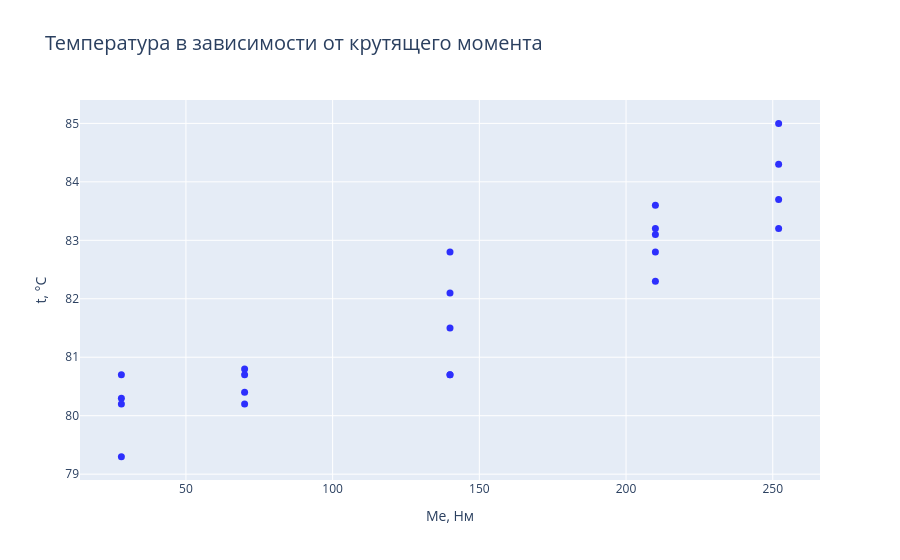

Write notebook code for a chart like this one.
### Code cell
fig = go.Figure()

fig.add_trace(
    go.Scatter(
        x=df.Me,
        y=df.tc,
        mode="markers",
        name="tc(Me)",
        marker=dict(
            color="rgba(0, 0, 255, 1)",
            size=7
        ),
        opacity=0.8
    )
)

fig.update_layout(
    title_text="Температура в зависимости от крутящего момента",
    title_font_size=20,
    xaxis_title="Me, Нм",
    yaxis_title="t, °C"
)

fig.show()

### Figure 1 — Plotly figure (JSON) as saved in the notebook; plotly's stock layout.template omitted (floating-point values rounded to 4 significant figures)
{"data": [{"marker": {"color": "rgba(0, 0, 255, 1)", "size": 7}, "mode": "markers", "name": "tc(Me)", "opacity": 0.8, "type": "scatter", "x": [140, 210, 252, 28, 70, 140, 210, 252, 28, 70, 140, 210, 252, 28, 70, 140, 210, 252, 28, 70, 140, 210], "y": [80.7, 82.8, 83.2, 79.3, 80.2, 80.7, 83.2, 83.7, 80.3, 80.4, 81.5, 82.3, 84.3, 80.2, 80.7, 82.1, 83.1, 85.0, 80.7, 80.8, 82.8, 83.6]}], "layout": {"title": {"font": {"size": 20}, "text": "Температура в зависимости от крутящего момента"}, "xaxis": {"title": {"text": "Me, Нм"}}, "yaxis": {"title": {"text": "t, °C"}}}}
